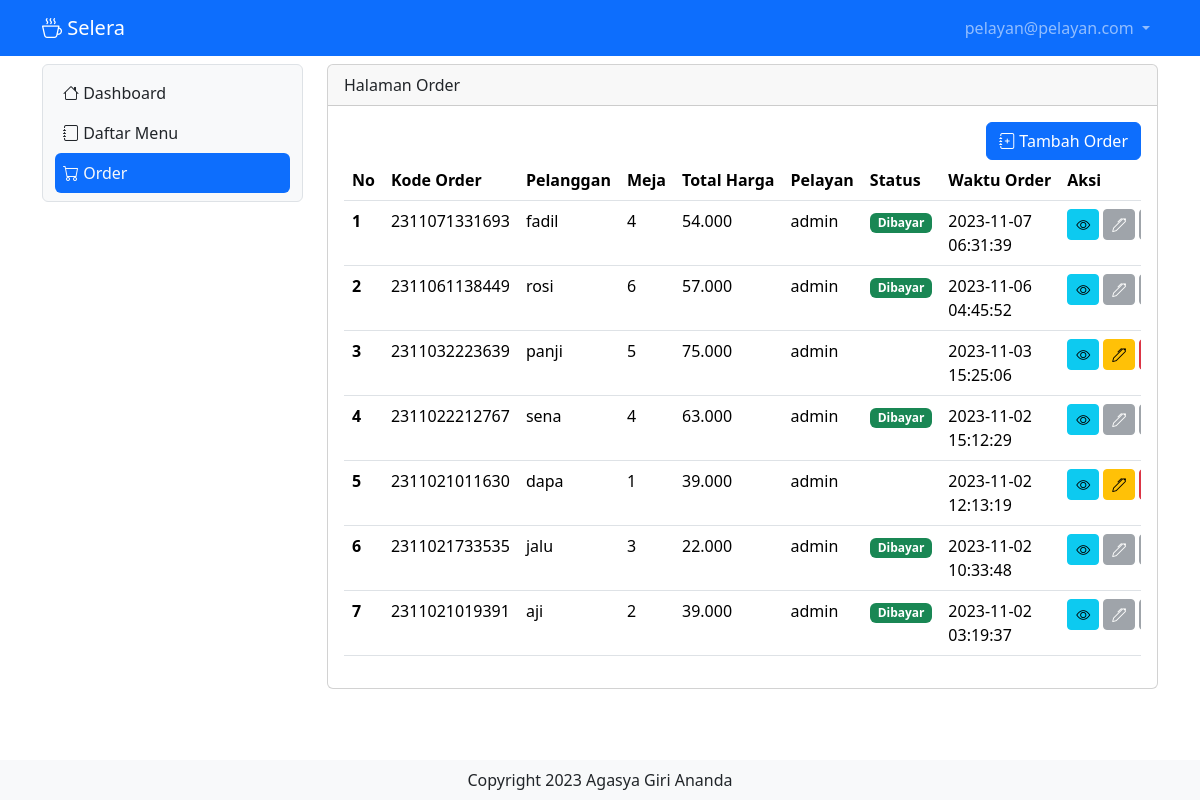
The page /order (signed in) on the database its author committed.
### tables this page shows
CREATE TABLE `tb_user` (
  `id` int(11) NOT NULL,
  `nama` varchar(255) NOT NULL,
  `username` varchar(255) NOT NULL,
  `password` varchar(255) NOT NULL,
  `level` int(10) NOT NULL,
  `nohp` varchar(15) NOT NULL,
  `alamat` varchar(300) NOT NULL
);

CREATE TABLE `tb_order` (
  `id_order` bigint(20) NOT NULL,
  `pelanggan` varchar(255) NOT NULL,
  `meja` int(11) NOT NULL,
  `pelayan` int(11) NOT NULL,
  `waktu_order` timestamp NOT NULL DEFAULT current_timestamp() ON UPDATE current_timestamp()
);

### order.php (the view, shortened to what this page needs)
<?php
include "proses/connect.php";
$query = mysqli_query($conn, "SELECT *, SUM(harga*jumlah) AS harganya FROM tb_order
        LEFT JOIN tb_user on tb_user.id = tb_order.pelayan
        LEFT JOIN tb_list_order ON tb_list_order.kode_order = tb_order.id_order
        LEFT JOIN tb_daftar_menu ON tb_daftar_menu.id = tb_list_order.menu
        LEFT JOIN tb_bayar ON tb_bayar.id_bayar = tb_order.id_order
        GROUP BY id_order ORDER BY waktu_order DESC
        ");
while ($record = mysqli_fetch_array($query)) {
    $result[] = $record;
}
?>
<div class="col-lg-9 mt-2">
    <div class="card">
        <div class="card-header">
            Halaman Order
        </div>
        <div class="card-body">
            <div class="row">
                <div class="col d-flex justify-content-end">
                    <button class="btn btn-primary" data-bs-toggle="modal" data-bs-target="#ModalTambahUser"><i
                            class="bi bi-journal-plus"></i> Tambah Order</button>
                </div>
            </div>
            <?php
            if (empty($result)) {
                echo "Data makanan atau minuman tidak ada";
            } else {
                    ?>
                <div class="table-responsive">
                    <table class="table table-hover">
                        <thead>
                            <tr class="text-nowrap">
                                <th scope="col">No</th>
                                <th scope="col">Kode Order</th>
                                <th scope="col">Pelanggan</th>
                                <th scope="col">Meja</th>
                                <th scope="col">Total Harga</th>
                                <th scope="col">Pelayan</th>
                                <th scope="col">Status</th>
                                <th scope="col">Waktu Order</th>
                                <th scope="col">Aksi</th>
                            </tr>
                        </thead>
                        <tbody>
                            <?php
                            $no = 1;
                            foreach ($result as $row) {
                                ?>
                                <tr>
                                    <th scope="row">
                                        <?php echo $no++ ?>
                                    </th>
                                    <td>
                                        <?php echo $row['id_order'] ?>
                                    </td>
                                    <td>
                                        <?php echo $row['pelanggan'] ?>
                                    </td>
                                    <td>
                                        <?php echo $row['meja'] ?>
                                    </td>
                                    <td>
                                        <?php echo number_format((int)$row['harganya'], 0, ',', '.') ?>
                                    </td>
                                    <td>
                                        <?php echo $row['nama'] ?>
                                    </td>
                                    <td>
                                        <?php echo (!empty($row['id_bayar'])) ? "<span class='badge text-bg-success'>Dibayar</span>" : "" ; ?>
                                    </td>
                                    <td>
                                        <?php echo $row['waktu_order'] ?>
                                    </td>
                                    <td>
                                        <div class="d-flex">
                                            <a class="btn btn-info btn-sm me-1"
                                                href="./?x=orderitem&order=<?php echo $row['id_order'] . "&meja=" . $row['meja'] . "&pelanggan=" . $row['pelanggan'] ?>"><i
                                                    class="bi bi-eye"></i></a>
                                                    <button class="<?php echo (!empty($row['id_bayar'])) ? "btn btn-secondary btn-sm me-1 disabled" : "btn btn-warning btn-sm me-1" ; ?>" data-bs-toggle="modal"
                                                data-bs-target="#ModalEdit<?php echo $row['id_order'] ?>"><i
                                                    class="bi bi-pen"></i></button>
                                        </div>
                                    </td>
                                </tr>
                                <?php
                            }
                            ?>
                        </tbody>
                    </table>
                    <?php
            }
            ?>
            </div>
        </div>
    </div>

### header.php (shortened to what this page needs)
<?php
include "proses/connect.php";
$query = mysqli_query($conn, "SELECT * FROM tb_user WHERE username = '$_SESSION[username_selera]'");
?>
<nav class="navbar navbar-expand navbar-dark bg-primary sticky-top">
    <div class="container-lg">
        <a class="navbar-brand" href="."><i class="bi bi-cup-hot"></i> Selera</a>
        <div class="collapse navbar-collapse justify-content-end" id="navbarNavDropdown">
            <ul class="navbar-nav">
                <li class="nav-item dropdown">
                    <a class="nav-link dropdown-toggle" href="#" role="button" data-bs-toggle="dropdown"
                        aria-expanded="false">
                        <?php echo $hasil['username']; ?>
                    </a>
                </li>
            </ul>
        </div>
    </div>
</nav>

### rows shown on the page
tb_user: username "pelayan@pelayan.com"
tb_order: id_order "2311071331693", pelanggan "fadil", meja "4", harganya "54.000", pelayan.nama "admin", shows "Dibayar", waktu_order "2023-11-07 06:31:39"
tb_order: id_order "2311061138449", pelanggan "rosi", meja "6", harganya "57.000", pelayan.nama "admin", shows "Dibayar", waktu_order "2023-11-06 04:45:52"
tb_order: id_order "2311032223639", pelanggan "panji", meja "5", harganya "75.000", pelayan.nama "admin", waktu_order "2023-11-03 15:25:06"
tb_order: id_order "2311022212767", pelanggan "sena", meja "4", harganya "63.000", pelayan.nama "admin", shows "Dibayar", waktu_order "2023-11-02 15:12:29"
tb_order: id_order "2311021011630", pelanggan "dapa", meja "1", harganya "39.000", pelayan.nama "admin", waktu_order "2023-11-02 12:13:19"
tb_order: id_order "2311021733535", pelanggan "jalu", meja "3", harganya "22.000", pelayan.nama "admin", shows "Dibayar", waktu_order "2023-11-02 10:33:48"
tb_order: id_order "2311021019391", pelanggan "aji", meja "2", harganya "39.000", pelayan.nama "admin", shows "Dibayar", waktu_order "2023-11-02 03:19:37"
